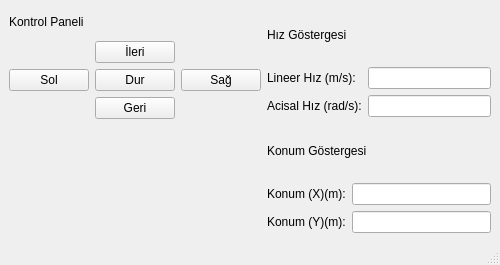
<?xml version="1.0" encoding="UTF-8"?>
<ui version="4.0">
 <class>MainWindow</class>
 <widget class="QMainWindow" name="MainWindow">
  <property name="geometry">
   <rect>
    <x>0</x>
    <y>0</y>
    <width>500</width>
    <height>265</height>
   </rect>
  </property>
  <property name="maximumSize">
   <size>
    <width>500</width>
    <height>265</height>
   </size>
  </property>
  <property name="windowTitle">
   <string>Kontrol Arayüzü</string>
  </property>
  <widget class="QWidget" name="centralwidget">
   <layout class="QGridLayout" name="gridLayout_5">
    <item row="0" column="1">
     <layout class="QGridLayout" name="gridLayout_3">
      <item row="1" column="0">
       <layout class="QFormLayout" name="formLayout">
        <item row="0" column="0">
         <widget class="QLabel" name="label_lineer">
          <property name="text">
           <string>Lineer Hız (m/s):</string>
          </property>
         </widget>
        </item>
        <item row="0" column="1">
         <widget class="QLineEdit" name="line_lineer">
          <property name="readOnly">
           <bool>true</bool>
          </property>
         </widget>
        </item>
        <item row="1" column="0">
         <widget class="QLabel" name="label_acisal">
          <property name="text">
           <string>Acisal Hız (rad/s):</string>
          </property>
         </widget>
        </item>
        <item row="1" column="1">
         <widget class="QLineEdit" name="line_acisal">
          <property name="readOnly">
           <bool>true</bool>
          </property>
         </widget>
        </item>
       </layout>
      </item>
      <item row="0" column="0">
       <widget class="QLabel" name="label_hiz_gostergesi">
        <property name="text">
         <string>Hız Göstergesi</string>
        </property>
       </widget>
      </item>
     </layout>
    </item>
    <item row="1" column="1">
     <layout class="QGridLayout" name="gridLayout_2">
      <item row="1" column="0">
       <layout class="QFormLayout" name="formLayout_2">
        <item row="0" column="0">
         <widget class="QLabel" name="label_x">
          <property name="text">
           <string>Konum (X)(m):</string>
          </property>
         </widget>
        </item>
        <item row="0" column="1">
         <widget class="QLineEdit" name="line_x">
          <property name="readOnly">
           <bool>true</bool>
          </property>
         </widget>
        </item>
        <item row="1" column="0">
         <widget class="QLabel" name="label_y">
          <property name="text">
           <string>Konum (Y)(m):</string>
          </property>
         </widget>
        </item>
        <item row="1" column="1">
         <widget class="QLineEdit" name="line_y">
          <property name="readOnly">
           <bool>true</bool>
          </property>
         </widget>
        </item>
       </layout>
      </item>
      <item row="0" column="0">
       <widget class="QLabel" name="label_konum_gostergesi">
        <property name="text">
         <string>Konum Göstergesi</string>
        </property>
       </widget>
      </item>
     </layout>
    </item>
    <item row="0" column="0">
     <layout class="QGridLayout" name="gridLayout_4">
      <item row="0" column="0">
       <widget class="QLabel" name="label_kontrol_paneli">
        <property name="text">
         <string>Kontrol Paneli</string>
        </property>
       </widget>
      </item>
      <item row="1" column="0">
       <layout class="QGridLayout" name="gridLayout">
        <item row="1" column="1">
         <widget class="QPushButton" name="buton_dur">
          <property name="text">
           <string>Dur</string>
          </property>
         </widget>
        </item>
        <item row="2" column="1">
         <widget class="QPushButton" name="buton_geri">
          <property name="text">
           <string>Geri</string>
          </property>
         </widget>
        </item>
        <item row="1" column="0">
         <widget class="QPushButton" name="buton_sol">
          <property name="text">
           <string>Sol</string>
          </property>
         </widget>
        </item>
        <item row="1" column="2">
         <widget class="QPushButton" name="buton_sag">
          <property name="text">
           <string>Sağ</string>
          </property>
         </widget>
        </item>
        <item row="0" column="1">
         <widget class="QPushButton" name="buton_ileri">
          <property name="text">
           <string>İleri</string>
          </property>
         </widget>
        </item>
       </layout>
      </item>
     </layout>
    </item>
   </layout>
  </widget>
  <widget class="QMenuBar" name="menubar">
   <property name="geometry">
    <rect>
     <x>0</x>
     <y>0</y>
     <width>500</width>
     <height>22</height>
    </rect>
   </property>
  </widget>
  <widget class="QStatusBar" name="statusbar"/>
 </widget>
 <resources/>
 <connections/>
</ui>
